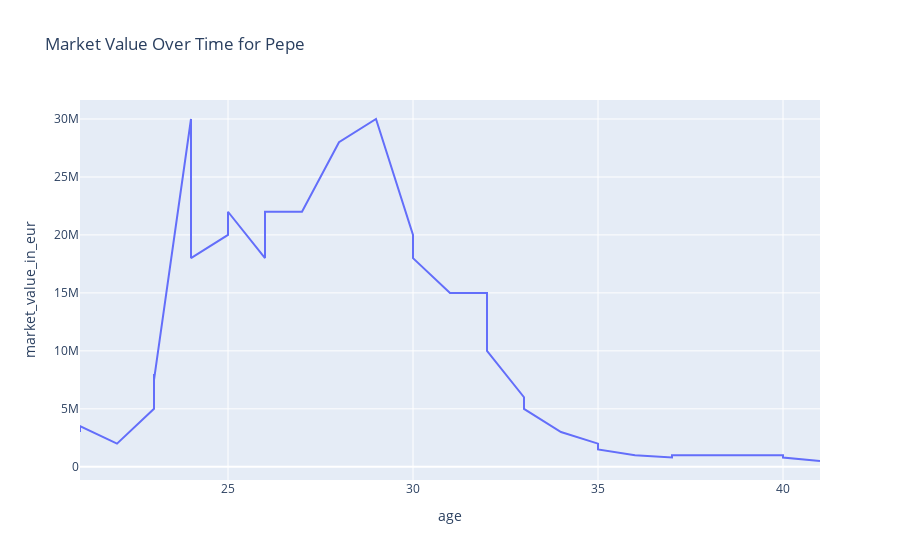

Notebook cell for this chart:
### Code cell
plot_individual(pdf_joined, 14132)

### Figure 1 — Plotly figure (JSON) as saved in the notebook; plotly's stock layout.template omitted (floating-point values rounded to 4 significant figures)
{"data": [{"hovertemplate": "age=%{x}<br>market_value_in_eur=%{y}<extra></extra>", "legendgroup": "", "line": {"color": "#636efa", "dash": "solid"}, "marker": {"symbol": "circle"}, "mode": "lines", "name": "", "orientation": "v", "showlegend": false, "type": "scatter", "x": [21, 21, 22, 23, 23, 23, 24, 24, 25, 25, 25, 26, 26, 26, 27, 27, 27, 28, 28, 29, 29, 30, 30, 31, 31, 32, 32, 33, 33, 33, 33, 34, 34, 35, 35, 36, 36, 37, 37, 37, 37, 38, 38, 39, 39, 40, 40, 41], "xaxis": "x", "y": [3000000, 3500000, 2000000, 5000000, 8000000, 7500000, 30000000, 18000000, 20000000, 22000000, 22000000, 18000000, 18000000, 22000000, 22000000, 22000000, 22000000, 28000000, 28000000, 30000000, 30000000, 20000000, 18000000, 15000000, 15000000, 15000000, 10000000, 6000000, 6000000, 6000000, 5000000, 3000000, 3000000, 2000000, 1500000, 1000000, 1000000, 800000, 800000, 1000000, 1000000, 1000000, 1000000, 1000000, 1000000, 1000000, 800000, 500000], "yaxis": "y"}], "layout": {"legend": {"tracegroupgap": 0}, "title": {"text": "Market Value Over Time for Pepe"}, "xaxis": {"anchor": "y", "domain": [0, 1], "title": {"text": "age"}}, "yaxis": {"anchor": "x", "domain": [0, 1], "title": {"text": "market_value_in_eur"}}}}
